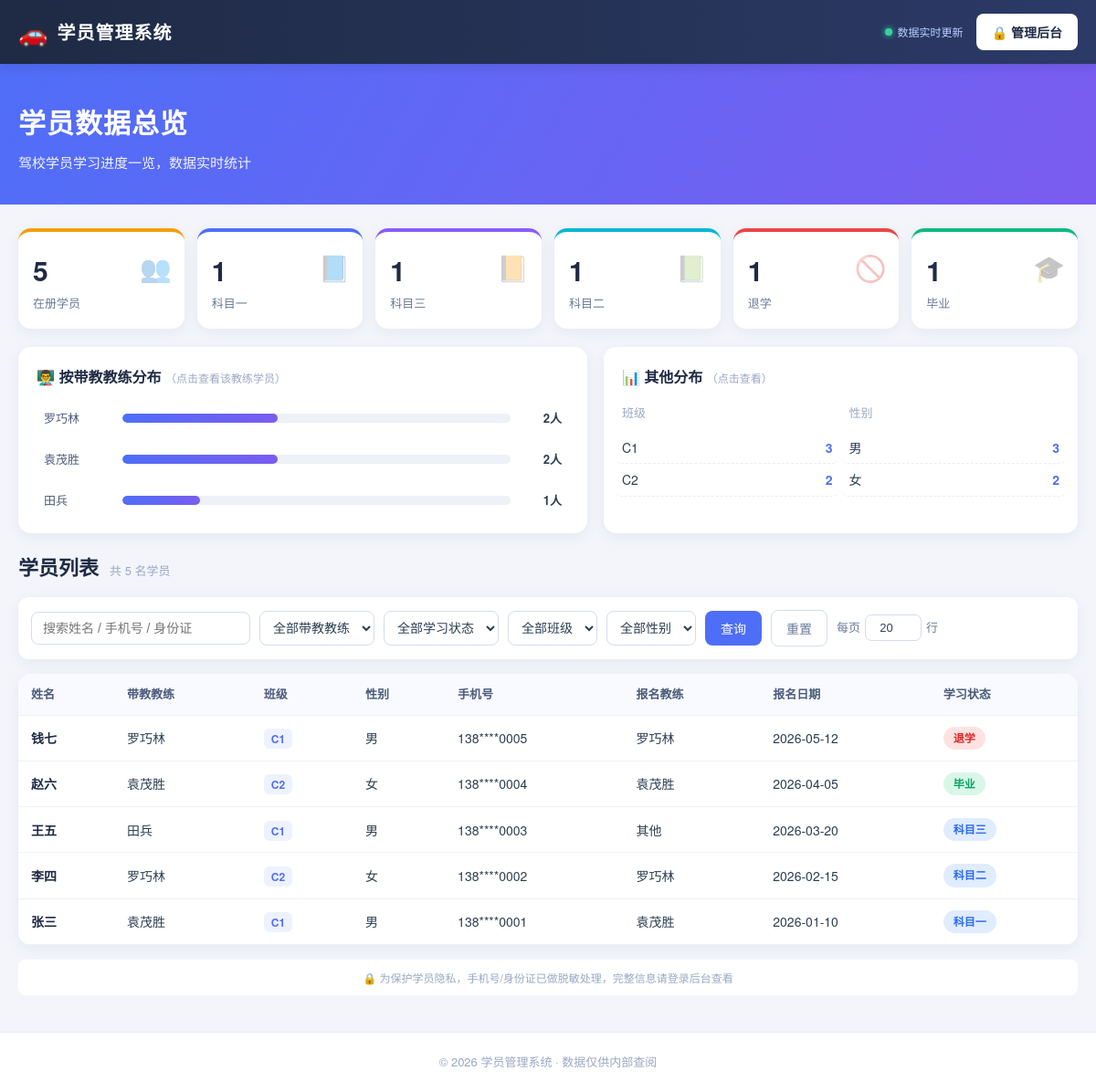
The page / on the database its author committed.
### tables this page shows
CREATE TABLE `students` (
  `id`            INT UNSIGNED NOT NULL AUTO_INCREMENT COMMENT '主键ID',
  `name`          VARCHAR(50)  NOT NULL                COMMENT '姓名',
  `coach`         VARCHAR(20)  NOT NULL                COMMENT '带教教练',
  `class_name`    VARCHAR(10)  NOT NULL                COMMENT '班级',
  `gender`        VARCHAR(4)   NOT NULL                COMMENT '性别',
  `id_card`       VARCHAR(18)  NOT NULL                COMMENT '身份证号码',
  `phone`         VARCHAR(20)  NOT NULL                COMMENT '手机号',
  `reg_coach`     VARCHAR(20)  NOT NULL                COMMENT '报名教练',
  `reg_date`      DATE         NOT NULL                COMMENT '报名日期',
  `status`        VARCHAR(10)  NOT NULL DEFAULT '科目一' COMMENT '学习状态',
  `created_at`    TIMESTAMP    NOT NULL DEFAULT CURRENT_TIMESTAMP COMMENT '创建时间',
  `updated_at`    TIMESTAMP    NOT NULL DEFAULT CURRENT_TIMESTAMP ON UPDATE CURRENT_TIMESTAMP COMMENT '更新时间',
  PRIMARY KEY (`id`),
  KEY `idx_id_card` (`id_card`),
  KEY `idx_name` (`name`),
  KEY `idx_phone` (`phone`),
  KEY `idx_coach` (`coach`),
  KEY `idx_status` (`status`)
);

### includes/db.php (called while the page is built, shortened)
<?php
function db(): PDO
{
    static $pdo = null;
    if ($pdo === null) {
        $dsn = sprintf(
            'mysql:host=%s;port=%d;dbname=%s;charset=%s',
            DB_HOST,
            DB_PORT,
            DB_NAME,
            DB_CHARSET
        );
        $options = [
            PDO::ATTR_ERRMODE            => PDO::ERRMODE_EXCEPTION,
            PDO::ATTR_DEFAULT_FETCH_MODE => PDO::FETCH_ASSOC,
            PDO::ATTR_EMULATE_PREPARES   => false,
        ];
        try {
            $pdo = new PDO($dsn, DB_USER, DB_PASS, $options);
        } catch (PDOException $e) {
            die('数据库连接失败：' . htmlspecialchars($e->getMessage()));
        }
    }
    return $pdo;
}

### index.php (the view, shortened to what this page needs)
<?php
require_once __DIR__ . '/includes/db.php';
$keyword = trim($_GET['keyword'] ?? '');
$perPage = (int)($_GET['limit'] ?? 20);
$page    = max(1, (int)($_GET['page'] ?? 1));
$where  = [];
$params = [];
$whereSql = $where ? ('WHERE ' . implode(' AND ', $where)) : '';
$stmt = db()->prepare("SELECT COUNT(*) AS total FROM students $whereSql");
$stmt->execute($params);
$total     = (int)$stmt->fetch()['total'];
$totalPage = max(1, (int)ceil($total / $perPage));
$page      = min($page, $totalPage);
$offset    = ($page - 1) * $perPage;
$stmt = db()->prepare("SELECT * FROM students $whereSql ORDER BY id DESC LIMIT $perPage OFFSET $offset");
$stmt->execute($params);
$students = $stmt->fetchAll();
function statTotal(): int {
    return (int)db()->query('SELECT COUNT(*) AS c FROM students')->fetch()['c'];
}
function statByField(string $field): array {
    $rows = db()->query("SELECT $field AS k, COUNT(*) AS c FROM students GROUP BY $field ORDER BY c DESC")->fetchAll();
    return array_map(fn($r) => ['label' => $r['k'], 'count' => (int)$r['c']], $rows);
}
$totalAll   = statTotal();
$byStatus   = statByField('status');
$byCoach    = statByField('coach');
$byClass    = statByField('class_name');
$byGender   = statByField('gender');
function statusClass(string $s): string {
    $map = ['毕业' => 'badge-green', '退学' => 'badge-red'];
    return $map[$s] ?? 'badge-blue';
}
function maskPhone(string $v): string {
    return strlen($v) >= 11 ? substr($v, 0, 3) . '****' . substr($v, -4) : $v;
}
?>
<!DOCTYPE html>
<html lang="zh-CN">
<head>
    <link rel="stylesheet" href="css/front.css">
</head>
<body>
<header class="site-header">
    <div class="header-inner">
        <div class="logo">
            <span class="logo-ico">🚗</span>
            <span class="logo-text">学员管理系统</span>
        </div>
        <div class="header-right">
            <span class="live-tag"><span class="dot"></span> 数据实时更新</span>
            <a class="btn btn-admin" href="admin/login.php">🔒 管理后台</a>
        </div>
    </div>
</header>
<main class="page">
    <section class="hero">
        <div class="hero-inner">
            <h1>学员数据总览</h1>
            <p>驾校学员学习进度一览，数据实时统计</p>
        </div>
    </section>
    <section class="stat-cards">
        <a class="card card-total" href="index.php">
            <div class="card-num"><?= $totalAll ?></div>
            <div class="card-label">在册学员</div>
            <div class="card-ico">👥</div>
        </a>
        <?php
        $statusColor = ['科目一' => 'blue', '科目二' => 'cyan', '科目三' => 'purple', '毕业' => 'green', '退学' => 'red'];
        $statusIco   = ['科目一' => '📘', '科目二' => '📗', '科目三' => '📙', '毕业' => '🎓', '退学' => '🚫'];
        foreach ($byStatus as $s): ?>
        <a class="card card-<?= $statusColor[$s['label']] ?? 'blue' ?>" href="index.php?status=<?= urlencode($s['label']) ?>">
            <div class="card-num"><?= $s['count'] ?></div>
            <div class="card-label"><?= htmlspecialchars($s['label']) ?></div>
            <div class="card-ico"><?= $statusIco[$s['label']] ?? '🏷️' ?></div>
        </a>
        <?php endforeach; ?>
    </section>
    <section class="dist-row">
        <div class="panel">
            <h3 class="panel-title">👨‍🏫 按带教教练分布 <span class="panel-hint">（点击查看该教练学员）</span></h3>
            <div class="bar-list">
                <?php foreach ($byCoach as $c):
                    $pct = $totalAll > 0 ? round($c['count'] / $totalAll * 100) : 0; ?>
                    <a class="bar-item" href="index.php?coach=<?= urlencode($c['label']) ?>">
                        <span class="bar-label"><?= htmlspecialchars($c['label']) ?></span>
                        <span class="bar-track"><span class="bar-fill" style="width:<?= $pct ?>%"></span></span>
                        <span class="bar-count"><?= $c['count'] ?>人</span>
                    </a>
                <?php endforeach; ?>
            </div>
        </div>
        <div class="panel">
            <h3 class="panel-title">📊 其他分布 <span class="panel-hint">（点击查看）</span></h3>
            <div class="mini-grid">
                <div class="mini">
                    <div class="mini-title">班级</div>
                    <?php foreach ($byClass as $c): ?>
                        <a class="mini-row" href="index.php?class=<?= urlencode($c['label']) ?>"><span><?= htmlspecialchars($c['label']) ?></span><b><?= $c['count'] ?></b></a>
                    <?php endforeach; ?>
                </div>
                <div class="mini">
                    <div class="mini-title">性别</div>
                    <?php foreach ($byGender as $g): ?>
                        <a class="mini-row" href="index.php?gender=<?= urlencode($g['label']) ?>"><span><?= htmlspecialchars($g['label']) ?></span><b><?= $g['count'] ?></b></a>
                    <?php endforeach; ?>
                </div>
            </div>
        </div>
    </section>
    <section class="list-section">
        <div class="list-head">
            <h2>学员列表</h2>
            <span class="list-count">共 <?= $total ?> 名学员</span>
        </div>
        <form class="filter-bar" method="get" action="index.php">
            <input type="text" name="keyword" placeholder="搜索姓名 / 手机号 / 身份证" value="<?= htmlspecialchars($keyword) ?>">
            <select name="coach">
                <option value="">全部带教教练</option>
            </select>
            <select name="status">
                <option value="">全部学习状态</option>
            </select>
            <select name="class">
                <option value="">全部班级</option>
            </select>
            <select name="gender">
                <option value="">全部性别</option>
            </select>
            <button type="submit" class="btn btn-query">查询</button>
            <a href="index.php" class="btn btn-reset">重置</a>
            <label class="limit-label">每页
                <input type="number" name="limit" class="limit-input" min="1" max="100" value="<?= (int)$perPage ?>" onchange="this.form.submit()">
                行
            </label>
        </form>
        <div class="table-wrap">
            <table class="table">
                <thead>
                <tr>
                    <th>姓名</th>
                    <th>带教教练</th>
                    <th>班级</th>
                    <th>性别</th>
                    <th>手机号</th>
                    <th>报名教练</th>
                    <th>报名日期</th>
                    <th>学习状态</th>
                </tr>
                </thead>
                <tbody>
                <?php foreach ($students as $s): ?>
                    <tr>
                        <td class="t-name"><?= htmlspecialchars($s['name']) ?></td>
                        <td><?= htmlspecialchars($s['coach']) ?></td>
                        <td><span class="tag-class"><?= htmlspecialchars($s['class_name']) ?></span></td>
                        <td><?= htmlspecialchars($s['gender']) ?></td>
                        <td><?= maskPhone($s['phone']) ?></td>
                        <td><?= htmlspecialchars($s['reg_coach']) ?></td>
                        <td><?= htmlspecialchars($s['reg_date']) ?></td>
                        <td><span class="badge <?= statusClass($s['status']) ?>"><?= htmlspecialchars($s['status']) ?></span></td>
                    </tr>
                <?php endforeach; ?>
                </tbody>
            </table>
        </div>
        <div class="privacy-tip">🔒 为保护学员隐私，手机号/身份证已做脱敏处理，完整信息请登录后台查看</div>
    </section>
</main>
<footer class="site-footer">
    <p>© <?= date('Y') ?> 学员管理系统 · 数据仅供内部查阅</p>
</footer>
</body>
</html>

### rows shown on the page
students: name "钱七", coach "罗巧林", class_name "C1", gender "男", phone "138****0005", reg_coach "罗巧林", reg_date "2026-05-12", status "退学"
students: name "赵六", coach "袁茂胜", class_name "C2", gender "女", phone "138****0004", reg_coach "袁茂胜", reg_date "2026-04-05", status "毕业"
students: name "王五", coach "田兵", class_name "C1", gender "男", phone "138****0003", reg_coach "其他", reg_date "2026-03-20", status "科目三"
students: name "李四", coach "罗巧林", class_name "C2", gender "女", phone "138****0002", reg_coach "罗巧林", reg_date "2026-02-15", status "科目二"
students: name "张三", coach "袁茂胜", class_name "C1", gender "男", phone "138****0001", reg_coach "袁茂胜", reg_date "2026-01-10", status "科目一"

### other values the page prints
$totalAll "5"
$s['count'] "1"
$s['label'] "科目一"
$statusIco[$s['label']] "📘"
$s['label'] "科目三"
$statusIco[$s['label']] "📙"
$s['label'] "科目二"
$statusIco[$s['label']] "📗"
$s['label'] "退学"
$statusIco[$s['label']] "🚫"
$s['label'] "毕业"
$statusIco[$s['label']] "🎓"
$c['label'] "罗巧林"
$c['count'] "2"
$c['label'] "袁茂胜"
